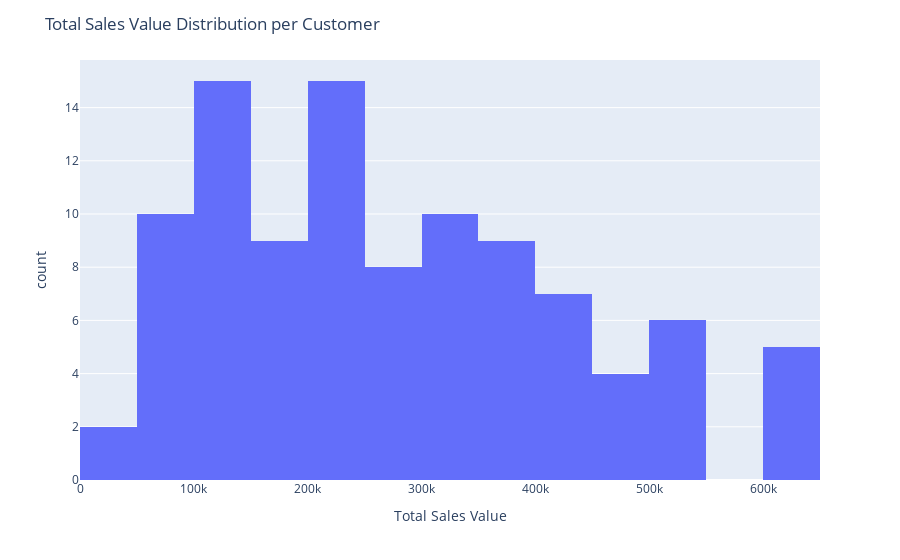

Write notebook code for a chart like this one.
### Markdown cell above
### 1.3 Total Sales Value Distribution per Customer

### Code cell
customer_sales = aggregated_data.groupby("CustomerID")["TotalAmount"].sum().reset_index()
fig = px.histogram(customer_sales, x="TotalAmount", nbins=20, labels={"TotalAmount": "Total Sales Value"})
fig.update_layout(title="Total Sales Value Distribution per Customer")
fig.show()

### Figure 1 — Plotly figure (JSON) as saved in the notebook; plotly's stock layout.template omitted (floating-point values rounded to 4 significant figures)
{"data": [{"alignmentgroup": "True", "bingroup": "x", "hovertemplate": "Total Sales Value=%{x}<br>count=%{y}<extra></extra>", "legendgroup": "", "marker": {"color": "#636efa", "pattern": {"shape": ""}}, "name": "", "nbinsx": 20, "offsetgroup": "", "orientation": "v", "showlegend": false, "type": "histogram", "x": [156000.0, 137000.0, 102600.0, 103200.0, 470800.0, 343600.0, 108900.0, 482000.0, 16440.0, 364600.0, 95700.0, 102100.0, 282600.0, 355800.0, 445100.0, 527400.0, 220500.0, 159300.0, 168900.0, 608500.0, 241600.0, 307300.0, 206100.0, 209300.0, 370400.0, 354600.0, 138000.0, 297900.0, 427200.0, 237300.0, 414800.0, 187500.0, 443800.0, 222100.0, 201700.0, 514900.0, 181000.0, 105200.0, 250000.0, 106600.0, 405600.0, 342200.0, 387400.0, 372200.0, 625300.0, 359000.0, 70430.0, 223800.0, 96660.0, 335800.0, 252300.0, 489900.0, 54040.0, 306400.0, 181500.0, 176000.0, 87690.0, 221900.0, 148800.0, 244500.0, 73270.0, 123100.0, 154000.0, 350600.0, 363500.0, 140800.0, 139900.0, 136300.0, 265700.0, 248600.0, 504100.0, 85080.0, 417100.0, 204100.0, 413100.0, 519900.0, 641100.0, 302700.0, 254600.0, 40440.0, 286300.0, 288200.0, 85200.0, 313900.0, 494600.0, 217100.0, 523200.0, 283100.0, 308000.0, 609100.0, 511500.0, 225400.0, 623300.0, 306300.0, 166100.0, 320313, 129200.0, 95820.0, 59030.0, 130100.0], "xaxis": "x", "yaxis": "y"}], "layout": {"barmode": "relative", "legend": {"tracegroupgap": 0}, "margin": {"t": 60}, "title": {"text": "Total Sales Value Distribution per Customer"}, "xaxis": {"anchor": "y", "domain": [0, 1], "title": {"text": "Total Sales Value"}}, "yaxis": {"anchor": "x", "domain": [0, 1], "title": {"text": "count"}}}}
